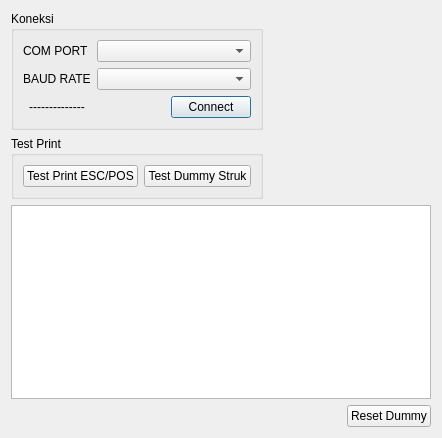
<?xml version="1.0" encoding="UTF-8"?>
<ui version="4.0">
 <class>PosPrinterTestDialog</class>
 <widget class="QDialog" name="PosPrinterTestDialog">
  <property name="geometry">
   <rect>
    <x>0</x>
    <y>0</y>
    <width>442</width>
    <height>438</height>
   </rect>
  </property>
  <property name="windowTitle">
   <string>Dialog</string>
  </property>
  <layout class="QVBoxLayout" name="verticalLayout_3">
   <item>
    <layout class="QHBoxLayout" name="horizontalLayout_3">
     <item>
      <layout class="QVBoxLayout" name="verticalLayout_2">
       <item>
        <widget class="QGroupBox" name="groupBox">
         <property name="title">
          <string>Koneksi</string>
         </property>
         <layout class="QGridLayout" name="gridLayout">
          <item row="0" column="0">
           <widget class="QLabel" name="label">
            <property name="text">
             <string>COM PORT</string>
            </property>
           </widget>
          </item>
          <item row="0" column="1">
           <widget class="QComboBox" name="portCombo"/>
          </item>
          <item row="1" column="0">
           <widget class="QLabel" name="label_2">
            <property name="text">
             <string>BAUD RATE</string>
            </property>
           </widget>
          </item>
          <item row="1" column="1">
           <widget class="QComboBox" name="baudCombo"/>
          </item>
          <item row="2" column="0">
           <widget class="QLabel" name="connectIndicator">
            <property name="text">
             <string>--------------</string>
            </property>
            <property name="alignment">
             <set>Qt::AlignmentFlag::AlignCenter</set>
            </property>
           </widget>
          </item>
          <item row="2" column="1">
           <layout class="QHBoxLayout" name="horizontalLayout">
            <item>
             <spacer name="horizontalSpacer">
              <property name="orientation">
               <enum>Qt::Orientation::Horizontal</enum>
              </property>
              <property name="sizeHint" stdset="0">
               <size>
                <width>40</width>
                <height>20</height>
               </size>
              </property>
             </spacer>
            </item>
            <item>
             <widget class="QPushButton" name="testKoneksi">
              <property name="text">
               <string>Connect</string>
              </property>
             </widget>
            </item>
           </layout>
          </item>
         </layout>
        </widget>
       </item>
       <item>
        <widget class="QGroupBox" name="groupBox_2">
         <property name="title">
          <string>Test Print</string>
         </property>
         <layout class="QHBoxLayout" name="horizontalLayout_2">
          <item>
           <widget class="QPushButton" name="testEscPrint">
            <property name="text">
             <string>Test Print ESC/POS</string>
            </property>
           </widget>
          </item>
          <item>
           <widget class="QPushButton" name="testDummyStruk">
            <property name="text">
             <string>Test Dummy Struk</string>
            </property>
           </widget>
          </item>
         </layout>
        </widget>
       </item>
      </layout>
     </item>
     <item>
      <spacer name="horizontalSpacer_2">
       <property name="orientation">
        <enum>Qt::Orientation::Horizontal</enum>
       </property>
       <property name="sizeHint" stdset="0">
        <size>
         <width>40</width>
         <height>20</height>
        </size>
       </property>
      </spacer>
     </item>
    </layout>
   </item>
   <item>
    <layout class="QVBoxLayout" name="verticalLayout">
     <item>
      <widget class="QPlainTextEdit" name="logTextEdit">
       <property name="readOnly">
        <bool>true</bool>
       </property>
      </widget>
     </item>
     <item alignment="Qt::AlignmentFlag::AlignRight">
      <widget class="QPushButton" name="resetLog">
       <property name="text">
        <string>Reset Dummy</string>
       </property>
      </widget>
     </item>
    </layout>
   </item>
  </layout>
 </widget>
 <resources/>
 <connections/>
</ui>
